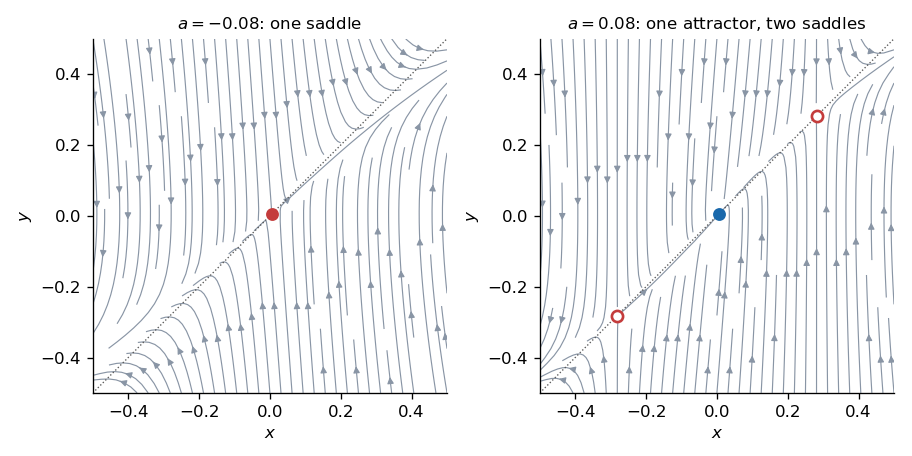

Generate this figure with Python:
"""Original local phase portraits. Python 3.14 / NumPy 2.3.5 / Matplotlib 3.10.7.
Writes same-basename opaque PNG to caller CWD, honoring MPLCONFIGDIR.
"""
import os
os.environ.setdefault('MPLCONFIGDIR','/tmp/codex-wiki-matplotlib')
import numpy as np
import matplotlib
matplotlib.use('Agg')
import matplotlib.pyplot as plt
fig,axes=plt.subplots(1,2,figsize=(7.6,3.8),dpi=120,facecolor='white')
t=np.linspace(-.5,.5,150);X,Y=np.meshgrid(t,t)
for ax,a in zip(axes,[-.08,.08]):
 U=(a-X*X)*(a*a-Y);V=X-Y
 ax.streamplot(t,t,U,V,color='#8995a5',density=1.1,linewidth=.7,arrowsize=.8)
 ax.plot(t,t,':',color='#555555',linewidth=.8,label='$y=x$')
 ax.scatter([a*a],[a*a],s=45,color='#1968ab' if a>0 else '#c43c3c',zorder=5)
 if a>0:
  q=np.sqrt(a);ax.scatter([q,-q],[q,-q],s=45,facecolor='white',edgecolor='#c43c3c',linewidth=1.6,zorder=5)
 ax.set(xlim=(-.5,.5),ylim=(-.5,.5),xlabel='$x$',ylabel='$y$',title=f'$a={a:g}$: '+('one saddle' if a<0 else 'one attractor, two saddles'))
 ax.title.set_fontsize(10);ax.set_aspect('equal');ax.spines[['top','right']].set_visible(False)
fig.tight_layout();fig.savefig('paper-1-phase-portraits.png',facecolor='white',transparent=False);plt.close(fig)
